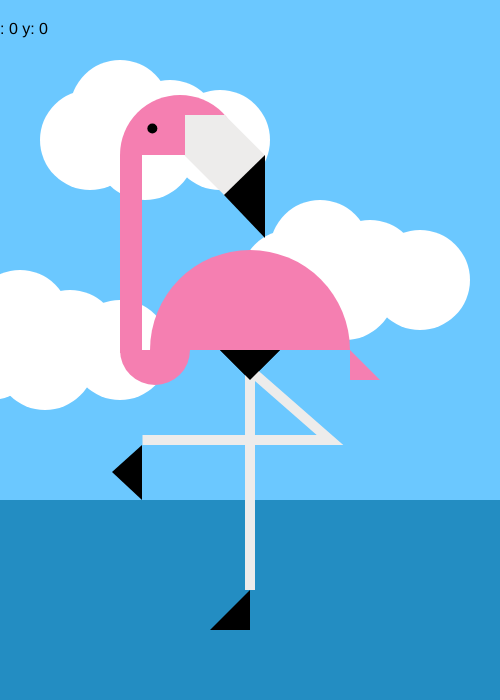
Frame 1 (no input)
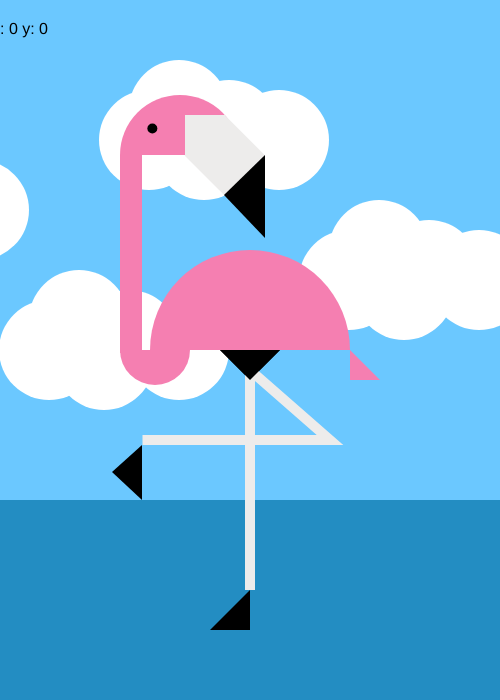
Frame 60 (no input)
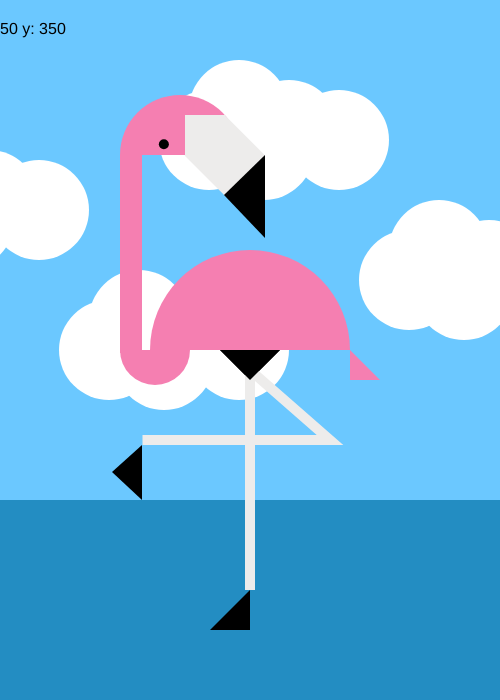
Frame 120 (the mouse pressed at the canvas centre since frame 60)

The p5.js sketch that drew these frames (run headless with seeded random() and noise() and a simulated clock; from frame 60 on, the mouse is pressed at the canvas centre):

// p5.js sketch
// ── sketch.js
let xArc = 250;
let yArc = 350;
let wArc = 200;
let hArc= 200;

let xRect = 205;
let yRect = 135;
let wRect = 40;
let hRect = 40;

let xNuvola = 100;
let yNuvola = 40;
let dNuvola = 100;

let Coda = 350;


function setup() {
  console.log('p5.js version:', p5.VERSION);
  // put setup code here
  const message =
    "This is a template repository\nfor the course Laboratorio di Computergrafica\nCommunication Design, Politecnico di Milano";
  textAlign(CENTER, CENTER);
  textSize(16);
  text(message, width / 2, height / 2);

  createCanvas(500, 700);
  angleMode(DEGREES);
}

function draw() {
  background(107, 200, 255);
  
  //coordinate mouse
  textSize(16);
  text(`x: ${int(mouseX)} y: ${int(mouseY)}`, 20, 30);
     
  //nuvole
  for (let i = 1; i <= 4; i++) {
  let x = (xNuvola + 500 + i * 500) % (width + 300) - 180;
  let y = yNuvola + i * 70;

  push();
  fill(255, 255, 255);
  strokeWeight(0);

  circle(x, y, dNuvola);
  circle(x-30, y+30, dNuvola);
  circle(x+25, y+40, dNuvola);
  circle(x+50, y+20, dNuvola);
  circle(x+100, y+30, dNuvola);
  pop();
  }

  //fenicottero
  push();

  //corpo
  fill(245, 127, 177);
  strokeWeight(0);
  arc(xArc, yArc, wArc, hArc, 180, 360);
  
  fill(245, 127, 177);
  strokeWeight(0);
  arc(xArc-95, yArc, wArc-130, hArc-130, 0, 180);

  rectMode(CENTER);
  rect(xRect-74, yRect+119, wRect-18, hRect+158, 0);

  fill(0, 0, 0);
  strokeWeight(0);
  triangle(220, 350, 280, 350, 250, 380);

  //coda
  fill(245, 127, 177);
  strokeWeight(0);
  triangle(Coda, Coda, Coda+30, Coda+30, Coda, Coda+30);

  //testa
  fill(245, 127, 177);
  strokeWeight(0);
  arc(xArc-70, yArc-195, wArc-80, hArc-80, 180, 360);
  
  //occhio che segue il mouse
  fill(0, 0, 0);
  strokeWeight(0);
  
  let dx = mouseX - 160; //quanti pixel il mouse è spostato rispetto alla coordinata x dell'occhio
  let dy = mouseY - 135;
  let distanza = sqrt(dx*dx + dy*dy); //distanza tra occhio e mouse calcolata con teorema di pitagora perchè è l'ipotenusa tra due coordinate

  let sposta = min(distanza, 10); //distanza massima dall'origine impostata a massimo 10px
  let xOcchio = 160;
  let yOcchio = 135;

  if (distanza > 0) {  //nuova posizione dell'occhio quando la distanza con il mouse è maggiore di 0
    xOcchio = 160 + dx / distanza * sposta;
    yOcchio = 135 + dy / distanza * sposta;
  }

  circle(xOcchio, yOcchio, 10);

  //becco
  fill(237, 236, 235);
  strokeWeight(0);
  rect(xRect, yRect, wRect, hRect, 0);
  
  push();
  fill(237, 236, 235);
  rotate(45);
  strokeWeight(0);
  rect(269, -49, 57, 57, 0);
  pop();

  fill(0, 0, 0);
  strokeWeight(0);
  triangle(265, 238, 265, 155, 224, 195);

  //pavimento
  fill(35, 141, 194);
  rect(250, 750, 500, 500);

  //gambe
  fill(237, 236, 235);
  rect(xRect+45, yRect+335, wRect-30, hRect+200, 0);

  fill(0, 0, 0);
  strokeWeight(0);
  triangle(210, 630, 250, 630, 250, 590);

  fill(237, 236, 235);
  rect(xRect+25, yRect+305, wRect+135, hRect-30, 0);

  fill(0, 0, 0, 0);
  strokeWeight(10);
  stroke(237, 236, 235);
  triangle(330, 440, 250, 370, 250, 440);
  
  fill(0, 0, 0);
  strokeWeight(0);
  triangle(220, 350, 280, 350, 250, 380);

  fill(0, 0, 0);
  strokeWeight(0);
  triangle(142, 445, 142, 500, 112, 472);

  pop();

  //movimento nuvole
  xNuvola += 1;


}
